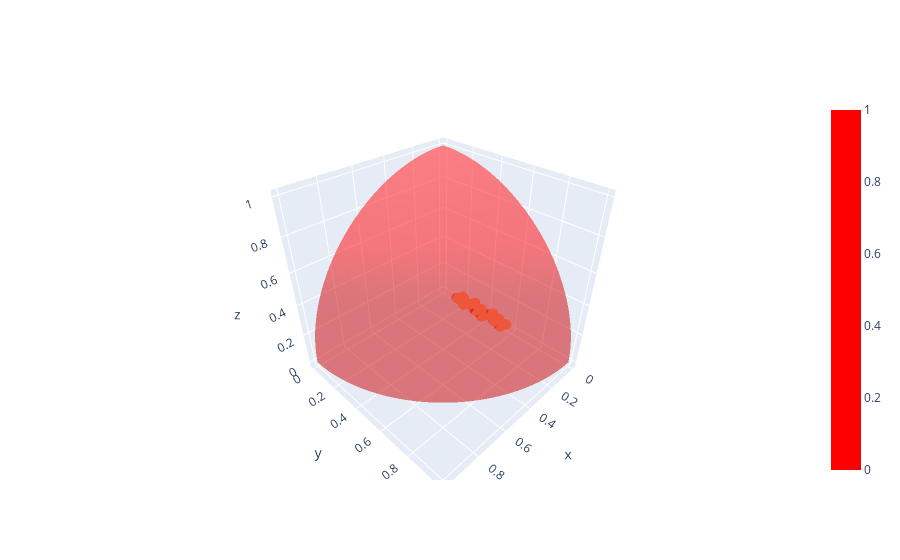

This figure's notebook cell:
### Code cell
fig.add_trace(go.Scatter3d(x=data[non_dom,0],y=data[non_dom,1],z=data[non_dom,2], marker=dict(size=4)))

### Figure 1 — Plotly figure (JSON) as saved in the notebook; plotly's stock layout.template omitted (floating-point values rounded to 4 significant figures; data arrays with more than 128 entries replaced by an {"elided": "..."} marker saying what was removed)
{"data": [{"colorscale": [[0, "red"], [1, "red"]], "opacity": 0.5, "type": "surface", "x": {"elided": "50x50 float values"}, "y": {"elided": "50x50 float values"}, "z": {"elided": "50x50 float values"}}, {"marker": {"size": 4}, "type": "scatter3d", "x": [0.5433, 0.5225, 0.5332, 0.5115, 0.4892, 0.4985, 0.4753, 0.4837, 0.4596, 0.4351, 0.4421, 0.4167, 0.423, 0.3967], "y": [0.6382, 0.6552, 0.6686, 0.6853, 0.7014, 0.7146, 0.7302, 0.743, 0.7582, 0.7725, 0.785, 0.7988, 0.8107, 0.8239], "z": [0.5455, 0.5455, 0.5184, 0.5184, 0.5184, 0.4907, 0.4907, 0.4625, 0.4625, 0.4625, 0.4339, 0.4339, 0.4048, 0.4048]}], "layout": {}}
